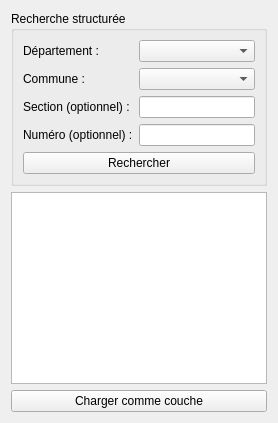
<?xml version="1.0" encoding="UTF-8"?>
<ui version="4.0">
 <class>wdg_parcel_search</class>
 <widget class="QWidget" name="wdg_parcel_search">
  <property name="windowTitle">
   <string>Recherche de parcelle</string>
  </property>
  <layout class="QVBoxLayout" name="verticalLayout">
   <item>
    <widget class="QGroupBox" name="grp_search">
     <property name="title">
      <string>Recherche structurée</string>
     </property>
     <layout class="QGridLayout" name="gridLayout">
      <item row="0" column="0">
       <widget class="QLabel" name="lbl_department">
        <property name="text">
         <string>Département :</string>
        </property>
       </widget>
      </item>
      <item row="0" column="1">
       <widget class="QComboBox" name="cbx_department"/>
      </item>
      <item row="1" column="0">
       <widget class="QLabel" name="lbl_commune">
        <property name="text">
         <string>Commune :</string>
        </property>
       </widget>
      </item>
      <item row="1" column="1">
       <widget class="QComboBox" name="cbx_commune"/>
      </item>
      <item row="2" column="0">
       <widget class="QLabel" name="lbl_section">
        <property name="text">
         <string>Section (optionnel) :</string>
        </property>
       </widget>
      </item>
      <item row="2" column="1">
       <widget class="QLineEdit" name="lne_section"/>
      </item>
      <item row="3" column="0">
       <widget class="QLabel" name="lbl_number">
        <property name="text">
         <string>Numéro (optionnel) :</string>
        </property>
       </widget>
      </item>
      <item row="3" column="1">
       <widget class="QLineEdit" name="lne_number"/>
      </item>
      <item row="4" column="0" colspan="2">
       <widget class="QPushButton" name="btn_search">
        <property name="text">
         <string>Rechercher</string>
        </property>
       </widget>
      </item>
     </layout>
    </widget>
   </item>
   <item>
    <widget class="QTableView" name="tbv_geocoder_result"/>
   </item>
   <item>
    <widget class="QPushButton" name="btn_load">
     <property name="text">
      <string>Charger comme couche</string>
     </property>
    </widget>
   </item>
  </layout>
 </widget>
 <resources/>
 <connections/>
</ui>
